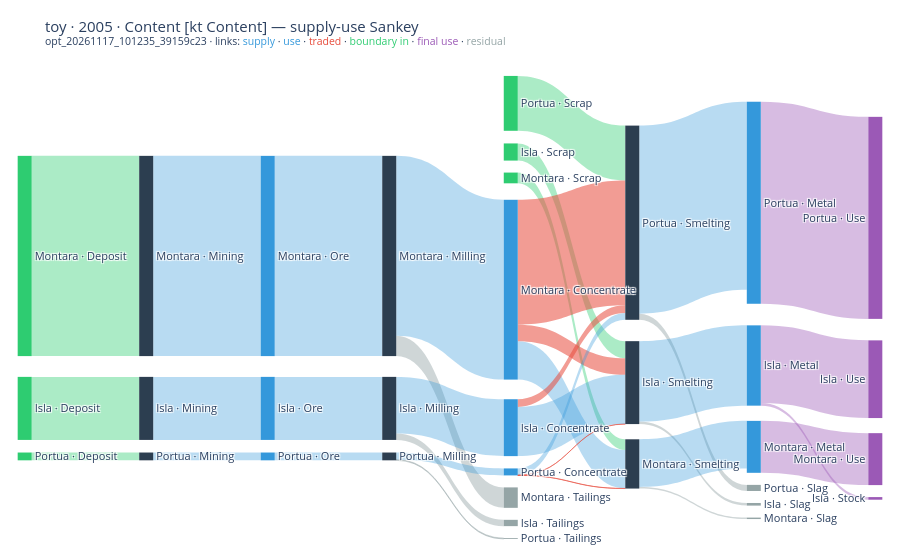

Here is the notebook cell this chart was saved with:
### Markdown cell above
## The Sankey

A Sankey draws one period and one valuation of the table: the blocks as columns, edges as bands. The first figure is Plotly, interactive in VS Code or Jupyter; the second is the PNG that Stage 6 wrote beside the run through kaleido, which is what GitHub shows. Boundary inputs are green, supply and use blue, traded legs red, final use purple, residuals grey. A link at or below zero cannot be drawn: the build logs a warning with their total, and the toy's few small negative flows (no hard bands) are among them.

### Code cell
fig = psut.sankey("2005", unit="kt Content")
# the figure's own repr needs nbformat; this sends the same Plotly JSON to the notebook
display({"application/vnd.plotly.v1+json": json.loads(fig.to_json())}, raw=True)

### Figure 1 — Plotly figure (JSON) as saved in the notebook; plotly's stock layout.template omitted (floating-point values rounded to 4 significant figures)
{"data": [{"arrangement": "snap", "link": {"color": ["rgba(46,204,113,0.4)", "rgba(46,204,113,0.4)", "rgba(46,204,113,0.4)", "rgba(46,204,113,0.4)", "rgba(46,204,113,0.4)", "rgba(46,204,113,0.4)", "rgba(149,165,166,0.45)", "rgba(149,165,166,0.45)", "rgba(149,165,166,0.45)", "rgba(149,165,166,0.45)", "rgba(149,165,166,0.45)", "rgba(149,165,166,0.45)", "rgba(52,152,219,0.35)", "rgba(52,152,219,0.35)", "rgba(52,152,219,0.35)", "rgba(52,152,219,0.35)", "rgba(52,152,219,0.35)", "rgba(52,152,219,0.35)", "rgba(52,152,219,0.35)", "rgba(52,152,219,0.35)", "rgba(52,152,219,0.35)", "rgba(52,152,219,0.35)", "rgba(52,152,219,0.35)", "rgba(52,152,219,0.35)", "rgba(52,152,219,0.35)", "rgba(231,76,60,0.55)", "rgba(231,76,60,0.55)", "rgba(231,76,60,0.55)", "rgba(52,152,219,0.35)", "rgba(231,76,60,0.55)", "rgba(231,76,60,0.55)", "rgba(52,152,219,0.35)", "rgba(155,89,182,0.4)", "rgba(155,89,182,0.4)", "rgba(155,89,182,0.4)", "rgba(155,89,182,0.4)"], "customdata": ["E · boundary in", "E · boundary in", "E · boundary in", "O · boundary in", "O · boundary in", "O · boundary in", "P · residual", "P · residual", "P · residual", "P · residual", "P · residual", "P · residual", "S · supply", "S · supply", "S · supply", "S · supply", "S · supply", "S · supply", "S · supply", "S · supply", "S · supply", "U · use", "U · use", "U · use", "U · use", "U · traded", "U · traded", "U · traded", "U · use", "U · traded", "U · traded", "U · use", "Y · final use", "Y · final use", "Y · final use", "Y · final use"], "hovertemplate": "%{source.label} → %{target.label}<br>%{value:,.1f} kt Content · %{customdata}<extra></extra>", "source": [2, 4, 0, 3, 5, 1, 9, 12, 6, 11, 14, 8, 10, 13, 7, 9, 12, 6, 11, 14, 8, 20, 23, 17, 18, 18, 18, 21, 21, 21, 15, 15, 19, 22, 16, 16], "target": [10, 13, 7, 11, 14, 8, 31, 33, 29, 30, 32, 28, 20, 23, 17, 18, 21, 15, 19, 22, 16, 9, 12, 6, 11, 14, 8, 11, 14, 8, 14, 8, 26, 27, 25, 24], "value": [10.58, 0.412, 3.331, 0.5671, 2.899, 0.9056, 1.08, 0.04382, 0.333, 0.07628, 0.3228, 0.1383, 10.58, 0.412, 3.331, 9.502, 0.3682, 2.998, 2.519, 9.939, 4.243, 10.58, 0.412, 3.331, 2.029, 6.6, 0.8725, 0.006735, 0.3556, 0.005856, 0.4078, 2.598, 2.745, 10.68, 4.106, 0.1377]}, "node": {"color": ["#2ECC71", "#2ECC71", "#2ECC71", "#2ECC71", "#2ECC71", "#2ECC71", "#2C3E50", "#2C3E50", "#2C3E50", "#2C3E50", "#2C3E50", "#2C3E50", "#2C3E50", "#2C3E50", "#2C3E50", "#3498DB", "#3498DB", "#3498DB", "#3498DB", "#3498DB", "#3498DB", "#3498DB", "#3498DB", "#3498DB", "#9B59B6", "#9B59B6", "#9B59B6", "#9B59B6", "#95A5A6", "#95A5A6", "#95A5A6", "#95A5A6", "#95A5A6", "#95A5A6"], "hovertemplate": "%{label}<br>%{value:,.1f} kt Content<extra></extra>", "label": ["Isla · Deposit", "Isla · Scrap", "Montara · Deposit", "Montara · Scrap", "Portua · Deposit", "Portua · Scrap", "Isla · Milling", "Isla · Mining", "Isla · Smelting", "Montara · Milling", "Montara · Mining", "Montara · Smelting", "Portua · Milling", "Portua · Mining", "Portua · Smelting", "Isla · Concentrate", "Isla · Metal", "Isla · Ore", "Montara · Concentrate", "Montara · Metal", "Montara · Ore", "Portua · Concentrate", "Portua · Metal", "Portua · Ore", "Isla · Stock", "Isla · Use", "Montara · Use", "Portua · Use", "Isla · Slag", "Isla · Tailings", "Montara · Slag", "Montara · Tailings", "Portua · Slag", "Portua · Tailings"], "line": {"width": 0}, "pad": 12, "thickness": 14, "x": [0.01, 0.57, 0.01, 0.57, 0.01, 0.57, 0.43, 0.15, 0.71, 0.43, 0.15, 0.71, 0.43, 0.15, 0.71, 0.57, 0.85, 0.29, 0.57, 0.85, 0.29, 0.57, 0.85, 0.29, 0.99, 0.99, 0.99, 0.99, 0.85, 0.57, 0.85, 0.57, 0.85, 0.57], "y": [0.7175, 0.1833, 0.3999, 0.2348, 0.8175, 0.08199, 0.7175, 0.7175, 0.6638, 0.3999, 0.3999, 0.8332, 0.8175, 0.8175, 0.3306, 0.7577, 0.6281, 0.7175, 0.4702, 0.7976, 0.3999, 0.8498, 0.2891, 0.8175, 0.9048, 0.6567, 0.8232, 0.3206, 0.9131, 0.951, 0.9376, 0.9008, 0.8832, 0.9791]}, "type": "sankey"}], "layout": {"font": {"size": 11}, "margin": {"b": 16, "l": 16, "r": 16, "t": 64}, "title": {"text": "toy · 2005 · Content [kt Content] — supply-use Sankey<br><sup>opt_20261117_101235_39159c23 · links: <span style=\"color:rgb(52,152,219)\">supply</span> · <span style=\"color:rgb(52,152,219)\">use</span> · <span style=\"color:rgb(231,76,60)\">traded</span> · <span style=\"color:rgb(46,204,113)\">boundary in</span> · <span style=\"color:rgb(155,89,182)\">final use</span> · <span style=\"color:rgb(149,165,166)\">residual</span></sup>"}}}
